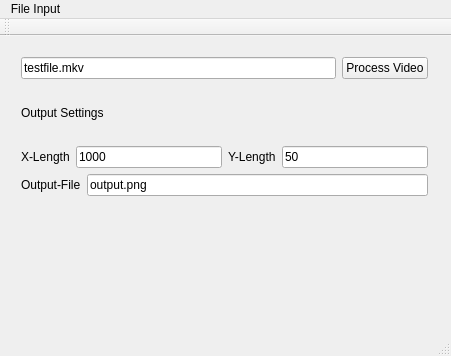
<?xml version="1.0" encoding="UTF-8"?>
<ui version="4.0">
 <class>MainWindow</class>
 <widget class="QMainWindow" name="MainWindow">
  <property name="geometry">
   <rect>
    <x>0</x>
    <y>0</y>
    <width>451</width>
    <height>356</height>
   </rect>
  </property>
  <property name="windowTitle">
   <string>MainWindow</string>
  </property>
  <widget class="QWidget" name="centralWidget">
   <widget class="QWidget" name="">
    <property name="geometry">
     <rect>
      <x>10</x>
      <y>10</y>
      <width>429</width>
      <height>161</height>
     </rect>
    </property>
    <layout class="QVBoxLayout" name="verticalLayout_2">
     <item>
      <layout class="QHBoxLayout" name="horizontalLayout">
       <item>
        <widget class="QLineEdit" name="lefilePath">
         <property name="text">
          <string>testfile.mkv</string>
         </property>
        </widget>
       </item>
       <item>
        <widget class="QPushButton" name="pbProcessVideo">
         <property name="text">
          <string>Process Video</string>
         </property>
        </widget>
       </item>
      </layout>
     </item>
     <item>
      <widget class="QLabel" name="label">
       <property name="text">
        <string>Output Settings</string>
       </property>
      </widget>
     </item>
     <item>
      <layout class="QHBoxLayout" name="horizontalLayout_2">
       <item>
        <widget class="QLabel" name="label_2">
         <property name="text">
          <string>X-Length</string>
         </property>
        </widget>
       </item>
       <item>
        <widget class="QLineEdit" name="leNrRows">
         <property name="text">
          <string>1000</string>
         </property>
        </widget>
       </item>
       <item>
        <widget class="QLabel" name="label_3">
         <property name="text">
          <string>Y-Length</string>
         </property>
        </widget>
       </item>
       <item>
        <widget class="QLineEdit" name="leNrColumns">
         <property name="text">
          <string>50</string>
         </property>
        </widget>
       </item>
      </layout>
     </item>
     <item>
      <layout class="QHBoxLayout" name="horizontalLayout_3">
       <item>
        <widget class="QLabel" name="label_4">
         <property name="text">
          <string>Output-File</string>
         </property>
        </widget>
       </item>
       <item>
        <widget class="QLineEdit" name="leOuputPath">
         <property name="text">
          <string>output.png</string>
         </property>
        </widget>
       </item>
      </layout>
     </item>
    </layout>
   </widget>
  </widget>
  <widget class="QStatusBar" name="statusBar"/>
  <widget class="QToolBar" name="mainToolBar">
   <attribute name="toolBarArea">
    <enum>TopToolBarArea</enum>
   </attribute>
   <attribute name="toolBarBreak">
    <bool>false</bool>
   </attribute>
  </widget>
  <widget class="QMenuBar" name="menuBar">
   <property name="geometry">
    <rect>
     <x>0</x>
     <y>0</y>
     <width>451</width>
     <height>22</height>
    </rect>
   </property>
   <widget class="QMenu" name="menuFile_Input">
    <property name="title">
     <string>File Input</string>
    </property>
   </widget>
   <addaction name="menuFile_Input"/>
  </widget>
 </widget>
 <layoutdefault spacing="6" margin="11"/>
 <resources/>
 <connections/>
</ui>
